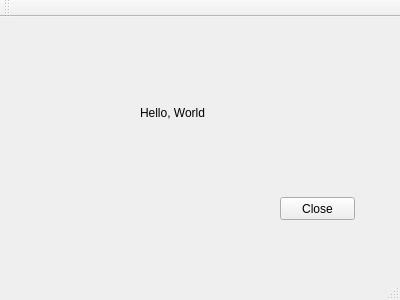
<?xml version="1.0" encoding="UTF-8"?>
<ui version="4.0">
 <class>MainWindow</class>
 <widget class="QMainWindow" name="MainWindow">
  <property name="geometry">
   <rect>
    <x>0</x>
    <y>0</y>
    <width>400</width>
    <height>300</height>
   </rect>
  </property>
  <property name="windowTitle">
   <string>MainWindow</string>
  </property>
  <widget class="QWidget" name="centralWidget">
   <widget class="QLabel" name="label">
    <property name="geometry">
     <rect>
      <x>140</x>
      <y>80</y>
      <width>101</width>
      <height>31</height>
     </rect>
    </property>
    <property name="text">
     <string>Hello, World</string>
    </property>
   </widget>
   <widget class="QPushButton" name="btnClose">
    <property name="geometry">
     <rect>
      <x>280</x>
      <y>180</y>
      <width>75</width>
      <height>23</height>
     </rect>
    </property>
    <property name="text">
     <string>Close</string>
    </property>
   </widget>
  </widget>
  <widget class="QMenuBar" name="menuBar">
   <property name="geometry">
    <rect>
     <x>0</x>
     <y>0</y>
     <width>400</width>
     <height>23</height>
    </rect>
   </property>
  </widget>
  <widget class="QToolBar" name="mainToolBar">
   <attribute name="toolBarArea">
    <enum>TopToolBarArea</enum>
   </attribute>
   <attribute name="toolBarBreak">
    <bool>false</bool>
   </attribute>
  </widget>
  <widget class="QStatusBar" name="statusBar"/>
 </widget>
 <layoutdefault spacing="6" margin="11"/>
 <resources/>
 <connections>
  <connection>
   <sender>btnClose</sender>
   <signal>clicked()</signal>
   <receiver>MainWindow</receiver>
   <slot>close()</slot>
   <hints>
    <hint type="sourcelabel">
     <x>317</x>
     <y>226</y>
    </hint>
    <hint type="destinationlabel">
     <x>199</x>
     <y>149</y>
    </hint>
   </hints>
  </connection>
 </connections>
</ui>
